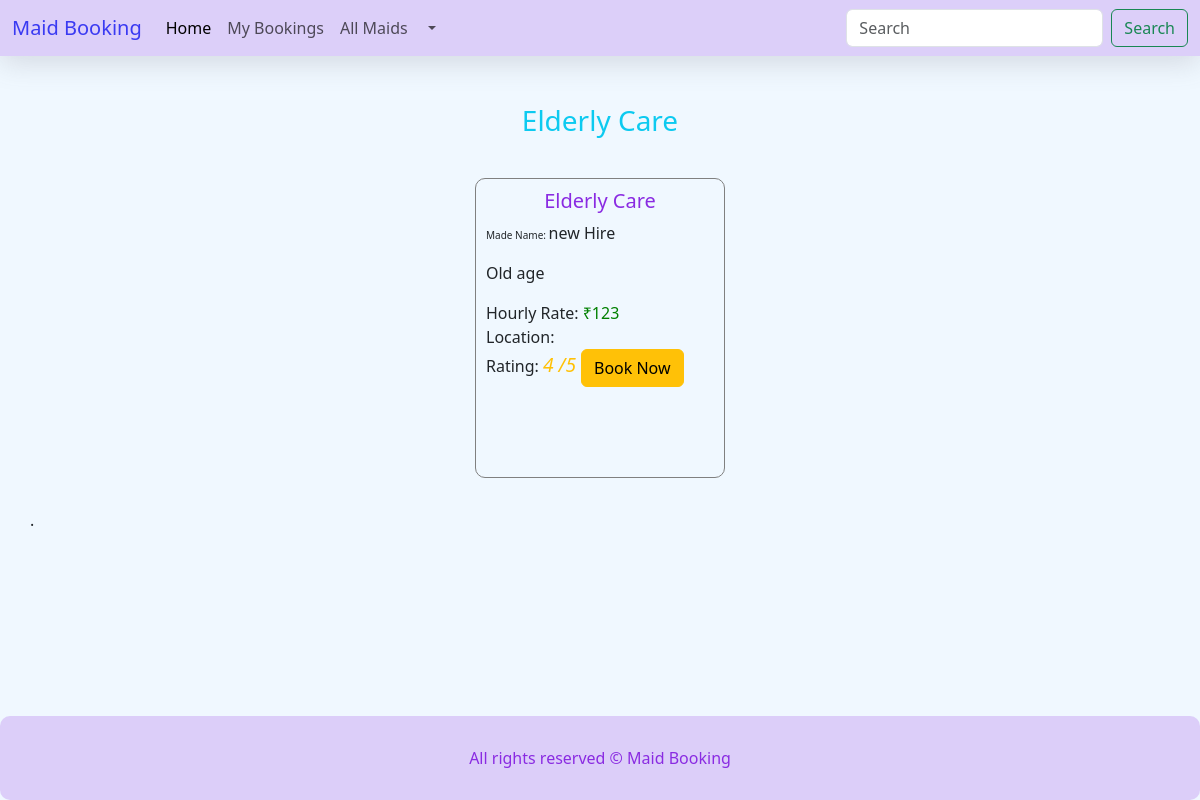
/elderlycare.php (signed in), run on the app's committed database.
### tables this page shows
CREATE TABLE IF NOT EXISTS `maid` (
  `id` int(11) NOT NULL,
  `Service` varchar(255) NOT NULL,
  `Hourlyrate` int(11) NOT NULL,
  `monthlyrate` int(11) NOT NULL,
  `Availability` tinyint(1) NOT NULL,
  `Service_Name` varchar(255) NOT NULL,
  `Company_name` varchar(255) NOT NULL,
  `Rating` int(20) NOT NULL,
  `totalrater` int(20) NOT NULL,
  `location` varchar(255) NOT NULL
);

### elderlycare.php (the view, shortened to what this page needs)
<!DOCTYPE html>
<html lang="en">
<head>
  <link href="https://cdn.jsdelivr.net/npm/bootstrap@5.3.2/dist/css/bootstrap.min.css" rel="stylesheet"
>
  <link rel="stylesheet" href="css/styles.css">
</head>
<body>
    <?php include 'components/headder.php'?>
    <div class="container mt-5">
    <h3 class="text-info text-center">Elderly Care</h3>
        <div class="maidcontainer mt-3">
        <?php include ('dbconnection.php'); ?>
        <?php
                    $service = 'Elderly Care';
                    $maids = "SELECT * FROM maid WHERE Service = '$service' ";
                    $rs = $conn->query($maids);
						    while($rws = $rs->fetch_assoc()){
        ?>
            <div class="maid-card mt-4">
                <h5><?php echo $rws['Service']?></h5>
                <p><span style="font-size:10px;">Made Name: </span> <?php echo $rws['Company_name']?></p>
                <p><?php echo $rws['Service_Name']?></p>
                <span >Hourly Rate:</span><span style="color:green"> ₹<?php echo $rws['Hourlyrate']?></span>
                <br>
                <span>Location: <?php echo $rws['location']?></span> <br>
                  <?php
                  if ($rws["totalrater"] == 0){
                  ?>
                  <span>Rating:  <i class="bi bi-star text-warning" style="font-size:larger"> <?php echo $rws["Rating"] ?> /5 </i></span>
                  <?php
                  }else{?>
                  <span>Rating: <i class="bi bi-star text-warning" style="font-size:larger"> <?php echo $rws["Rating"]/ $rws["totalrater"] ?>  /5 </i></span>
<?php }?>
                <a href="booking.php?id=<?php echo $rws['id']?>" class="btn btn-warning btn-full">Book Now</a>
            </div>
            <?php
            }
            ?>
        </div>
    </div>
    <?php include 'components/footer.php'?>
</body>
</html>

### css/styles.css (style rules this page uses)
body { background-color: aliceblue; }

### elderlycare.php (style rules this page uses)
.maid-card { width:250px; height:300px; border:.5px solid gray; border-radius:10px; padding:10px; }
.maid-card h5 { text-align:center; color:blueviolet; }
.maidcontainer { display:flex; justify-content:space-evenly; flex-wrap:wrap; align-items:center; }

### data on the page
maid: Service "Elderly Care", Company_name "new Hire", Service_Name "Old age", Hourlyrate "123", $rws["Rating"]/ $rws["totalrater"] "4"
